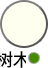
               <widget class="QWidget" name="treeBrush" native="true">
                <property name="minimumSize">
                 <size>
                  <width>48</width>
                  <height>68</height>
                 </size>
                </property>
                <property name="maximumSize">
                 <size>
                  <width>48</width>
                  <height>68</height>
                 </size>
                </property>
                <property name="styleSheet">
                 <string notr="true">background: transparent;</string>
                </property>
                <layout class="QVBoxLayout" name="verticalLayout_15">
                 <property name="leftMargin">
                  <number>0</number>
                 </property>
                 <property name="topMargin">
                  <number>0</number>
                 </property>
                 <property name="rightMargin">
                  <number>0</number>
                 </property>
                 <property name="bottomMargin">
                  <number>0</number>
                 </property>
                 <item>
                  <widget class="QPushButton" name="treeIcon">
                   <property name="sizePolicy">
                    <sizepolicy hsizetype="Fixed" vsizetype="Fixed">
                     <horstretch>0</horstretch>
                     <verstretch>0</verstretch>
                    </sizepolicy>
                   </property>
                   <property name="minimumSize">
                    <size>
                     <width>48</width>
                     <height>48</height>
                    </size>
                   </property>
                   <property name="maximumSize">
                    <size>
                     <width>48</width>
                     <height>48</height>
                    </size>
                   </property>
                   <property name="styleSheet">
                    <string notr="true">border: 2px solid #555;
border-radius: 24px;
border-style: outset;
background-color: #FFFFF0;</string>
                   </property>
                   <property name="text">
                    <string/>
                   </property>
                   <property name="icon">
                    <iconset>
                     <normaloff>resource/icon/tree.png</normaloff>resource/icon/tree.png</iconset>
                   </property>
                   <property name="iconSize">
                    <size>
                     <width>36</width>
                     <height>36</height>
                    </size>
                   </property>
                  </widget>
                 </item>
                 <item>
                  <widget class="QWidget" name="treeLabel" native="true">
                   <property name="minimumSize">
                    <size>
                     <width>40</width>
                     <height>20</height>
                    </size>
                   </property>
                   <property name="maximumSize">
                    <size>
                     <width>40</width>
                     <height>20</height>
                    </size>
                   </property>
                   <layout class="QHBoxLayout" name="horizontalLayout_8">
                    <property name="leftMargin">
                     <number>0</number>
                    </property>
                    <property name="topMargin">
                     <number>0</number>
                    </property>
                    <property name="rightMargin">
                     <number>0</number>
                    </property>
                    <property name="bottomMargin">
                     <number>0</number>
                    </property>
                    <item>
                     <widget class="QLabel" name="treeText">
                      <property name="minimumSize">
                       <size>
                        <width>26</width>
                        <height>20</height>
                       </size>
                      </property>
                      <property name="maximumSize">
                       <size>
                        <width>26</width>
                        <height>20</height>
                       </size>
                      </property>
                      <property name="font">
                       <font>
                        <pointsize>13</pointsize>
                        <weight>50</weight>
                        <bold>false</bold>
                       </font>
                      </property>
                      <property name="text">
                       <string>树木</string>
                      </property>
                      <property name="alignment">
                       <set>Qt::AlignCenter</set>
                      </property>
                     </widget>
                    </item>
                    <item>
                     <widget class="QLabel" name="treeColor">
                      <property name="sizePolicy">
                       <sizepolicy hsizetype="Preferred" vsizetype="Preferred">
                        <horstretch>0</horstretch>
                        <verstretch>0</verstretch>
                       </sizepolicy>
                      </property>
                      <property name="minimumSize">
                       <size>
                        <width>12</width>
                        <height>12</height>
                       </size>
                      </property>
                      <property name="maximumSize">
                       <size>
                        <width>12</width>
                        <height>12</height>
                       </size>
                      </property>
                      <property name="font">
                       <font>
                        <pointsize>13</pointsize>
                        <weight>50</weight>
                        <bold>false</bold>
                       </font>
                      </property>
                      <property name="styleSheet">
                       <string notr="true">border: 1px solid #AAA;
border-radius: 6px;
border-style: solid;
background-color: #458B00;</string>
                      </property>
                      <property name="text">
                       <string/>
                      </property>
                      <property name="alignment">
                       <set>Qt::AlignCenter</set>
                      </property>
                     </widget>
                    </item>
                   </layout>
                  </widget>
                 </item>
                </layout>
               </widget>
